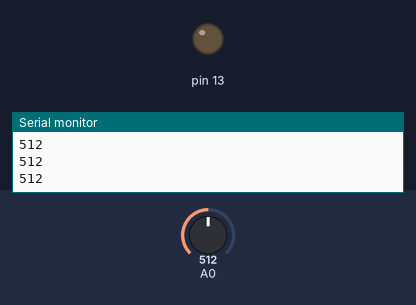
Recording of a sketch running on a simulated Arduino Uno, built with avr-gcc and run on an emulated ATmega328P. Parts: output pins drawn as LEDs (lit = HIGH), the last lines printed to the serial monitor. Inputs (shaded band) come from the test bench; at power-on: A0 = 512.

Above: at 1.3 s.
1.4 s: A0 set to 592
2.9 s: A0 set to 615
At 3.6 s:
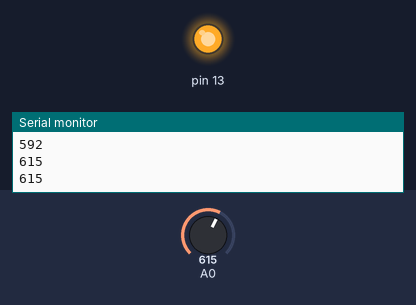
4.5 s: A0 set to 590
At 5.7 s:
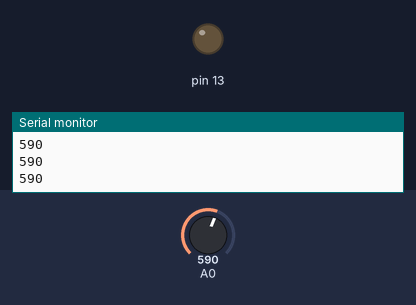
6.0 s: A0 set to 610
At 7.1 s:
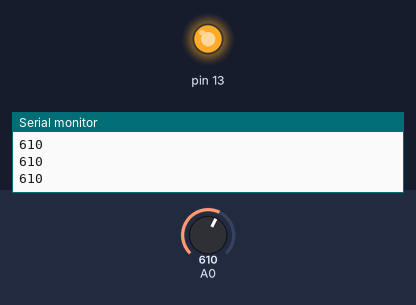
Timing chart, 0 to 8.5 s (numbered marks = the images above; inputs shaded):
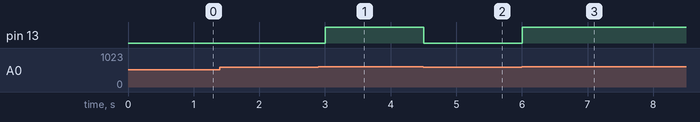

The sketch:

NIght_Light.ino
```cpp
int Photocell= 0;

void setup() {
Serial.begin(9600);
pinMode(13, OUTPUT);
}

void loop() {
Photocell= analogRead(0);
Serial.println(Photocell);
//digitalWrite(13,HIGH);
// turning on and off night light conditions

if ( Photocell> 600)
digitalWrite(13, HIGH);

else
digitalWrite(13,LOW);

delay (500);

}
```

Measured:
- the behaviour switches between 600 and 601 on A0 (found by bisection; images 0 and 1)
- after the input at 2.9 s, pin 13: LOW → HIGH after 0.10 s
- after the input at 4.5 s, pin 13: HIGH → LOW at once
- after the input at 6.0 s, pin 13: LOW → HIGH at once
